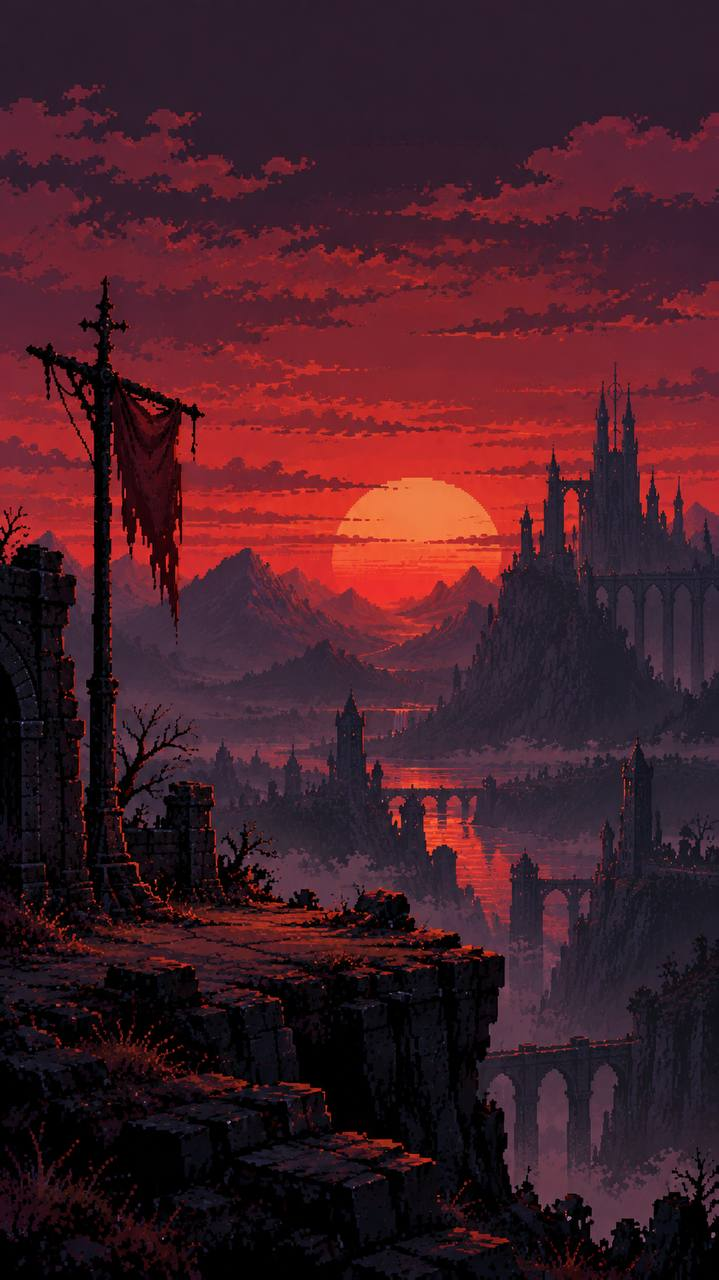
#> input picture fitness_rpg/assets/menu_source.jpg, 719 x 1280 px
$ python make_menu_bg.py
#> lines starting #> are read from the running program, lines starting #| are printed output that depends on the picture
"""Фон главного меню из картинки assets/menu_source.jpg.

Картинка вертикальная, а экран 16:9, поэтому берём полосу с закатом, замком и
каменным уступом (на нём стоят рыцарь, костёр и скелет) и уменьшаем до 640×360.
Запуск:  python tools/make_menu_bg.py
"""
import os

from PIL import Image

ROOT = os.path.join(os.path.dirname(__file__), "..")
CROP_TOP = 560  # верх полосы в пикселях исходника; уступ оказывается у нижнего края

src = Image.open(os.path.join(ROOT, "assets", "menu_source.jpg")).convert("RGB")
#> src is the input picture: PIL image 719x1280 RGB; mean R, G, B 69.4, 30.1, 39.6
w = src.width
#> w = 719
h = round(w * 9 / 16)
#> h = 404
bg = src.crop((0, CROP_TOP, w, CROP_TOP + h)).resize((640, 360), Image.LANCZOS)
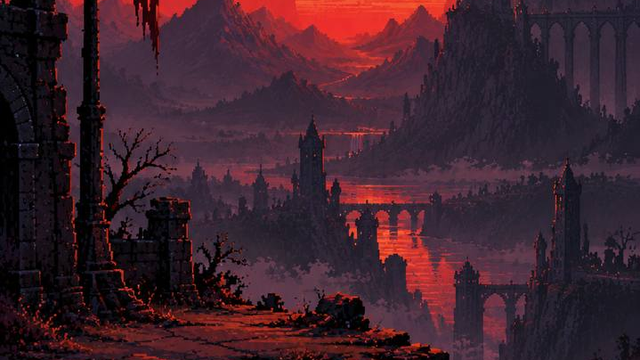
#> bg: PIL image 640x360 RGB; mean R, G, B 62.1, 34.6, 45.6
for out in (os.path.join(ROOT, "assets", "menu_bg.png"), os.path.join(ROOT, "web", "assets", "menu_bg.png")):
    bg.save(out, optimize=True)
    print("Готово:", os.path.abspath(out))

$ run again, with fitness_rpg/assets/arena_x4.png saved as fitness_rpg/assets/menu_source.jpg
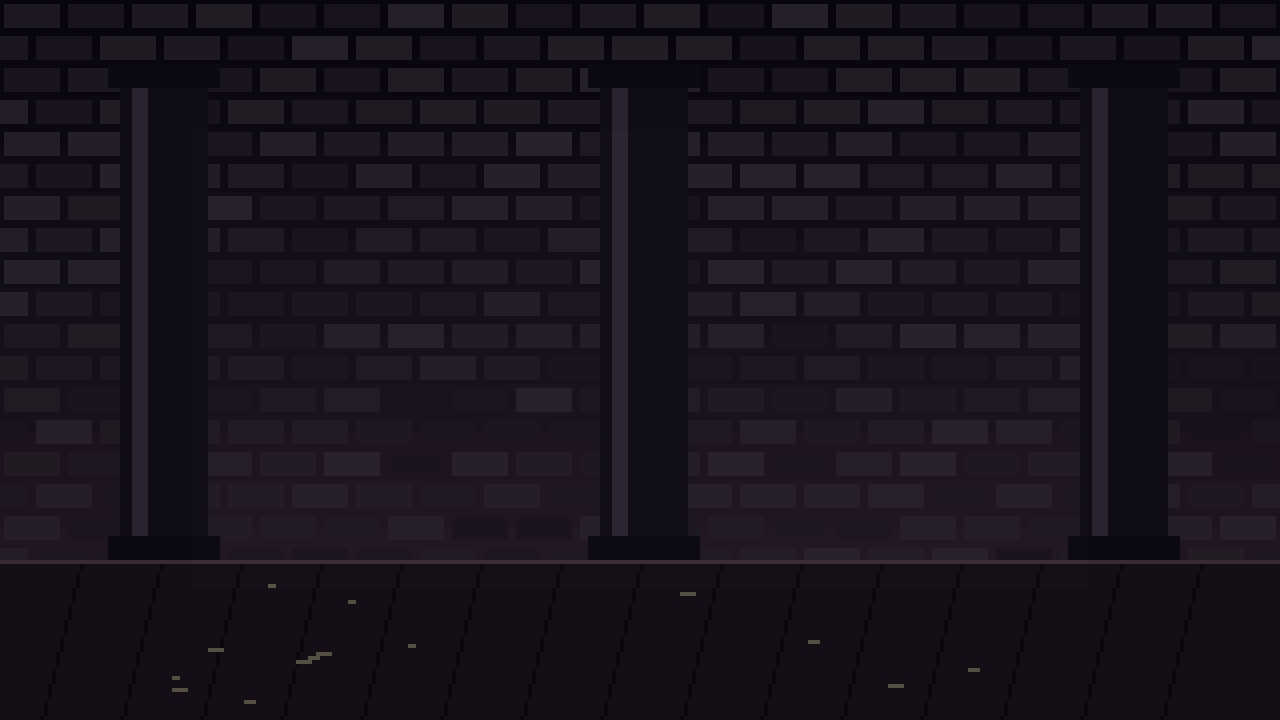
#> input picture fitness_rpg/assets/arena_x4.png, 1280 x 720 px
#> src is the input picture: PIL image 1280x720 RGB; mean R, G, B 25, 19.6, 28.7
#> `bg = src.crop((0, CROP_TOP, w, CROP_TOP + h)).resize((640, 360), Image..`:
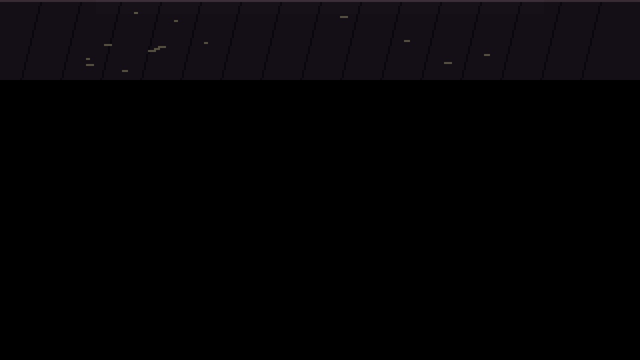
#> bg: PIL image 640x360 RGB; mean R, G, B 4.7, 3.5, 5.1
